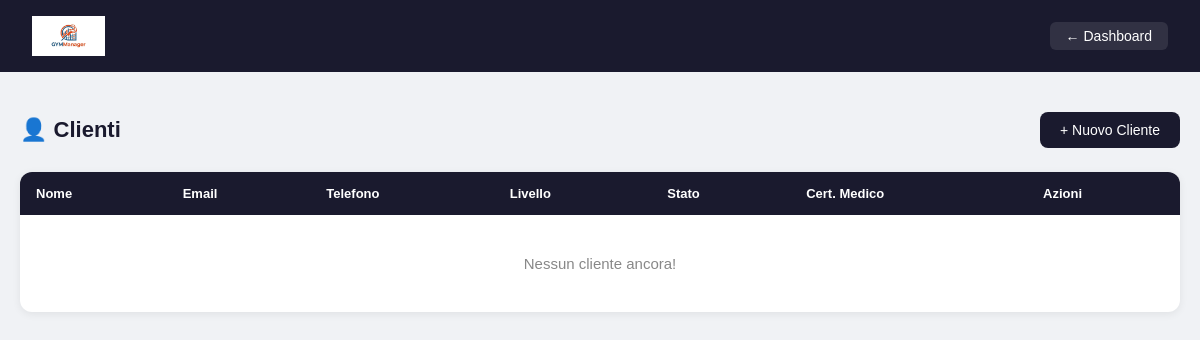
/palestra/pages/clienti.php (signed in), run on an earlier commit of the app's database.
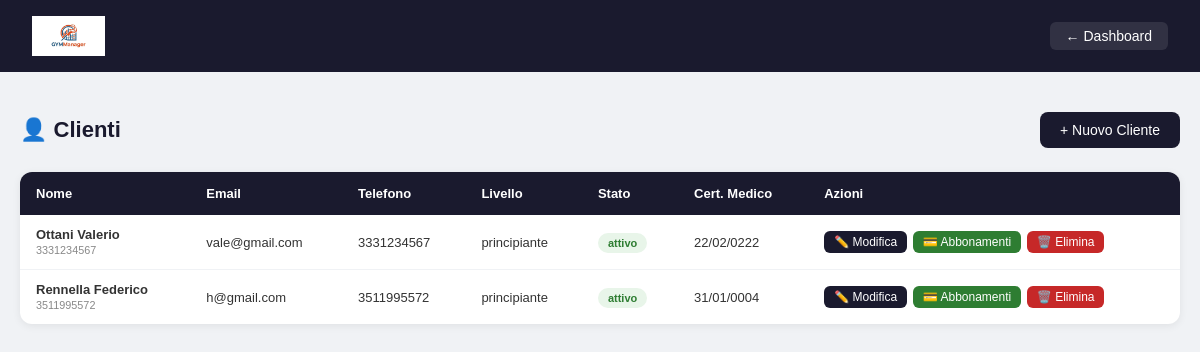
And on a later commit of the database.
### tables this page shows
CREATE TABLE `cliente` (
  `id_persona` int(11) NOT NULL,
  `stato_iscrizione` enum('attivo','sospeso','scaduto') NOT NULL DEFAULT 'attivo',
  `data_iscrizione` date NOT NULL,
  `certificato_medico_scadenza` date DEFAULT NULL,
  `obiettivo` varchar(200) DEFAULT NULL,
  `livello` enum('principiante','intermedio','avanzato') NOT NULL DEFAULT 'principiante'
);

CREATE TABLE `persona` (
  `id_persona` int(11) NOT NULL,
  `username` varchar(50) NOT NULL,
  `email` varchar(100) NOT NULL,
  `password` varchar(255) NOT NULL,
  `nome` varchar(50) NOT NULL,
  `cognome` varchar(50) NOT NULL,
  `telefono` varchar(20) DEFAULT NULL,
  `ruolo` enum('admin','cliente','istruttore') NOT NULL DEFAULT 'cliente'
);

### palestra/pages/clienti.php (the view, shortened to what this page needs)
<?php
require_once "../config/db.php";
$clienti = $pdo->query("
    SELECT P.id_persona, P.nome, P.cognome, P.email, P.telefono,
           C.stato_iscrizione, C.livello, C.certificato_medico_scadenza
    FROM PERSONA P
    JOIN CLIENTE C ON P.id_persona = C.id_persona
    ORDER BY P.cognome, P.nome
")->fetchAll();
?>
<!DOCTYPE html>
<html lang="it">
<head>
</head>
<body>
<div class="navbar">
    <img src="../assets/logo.jpg" style="height:40px;">
    <a href="dashboard.php">← Dashboard</a>
</div>
<div class="contenuto">
    <div class="intestazione">
        <h2>👤 Clienti</h2>
        <a class="btn" href="nuovo_cliente.php">+ Nuovo Cliente</a>
    </div>
    <table>
        <thead>
            <tr>
                <th>Nome</th>
                <th>Email</th>
                <th>Telefono</th>
                <th>Livello</th>
                <th>Stato</th>
                <th>Cert. Medico</th>
                <th>Azioni</th>
            </tr>
        </thead>
        <tbody>
            <?php if(empty($clienti)): ?>
            <tr>
                <td colspan="7" class="nessun-cliente">Nessun cliente ancora!</td>
            </tr>
            <?php else: ?>
            <?php foreach($clienti as $c): ?>
            <tr>
                <td>
                    <strong><?= htmlspecialchars($c['cognome'].' '.$c['nome']) ?></strong>
                    <br><small style="color:#888"><?= htmlspecialchars($c['telefono']) ?></small>
                </td>
                <td><?= htmlspecialchars($c['email']) ?></td>
                <td><?= htmlspecialchars($c['telefono']) ?></td>
                <td><?= htmlspecialchars($c['livello']) ?></td>
                <td>
                    <span class="badge <?= $c['stato_iscrizione'] ?>">
                        <?= $c['stato_iscrizione'] ?>
                    </span>
                </td>
                <td><?= $c['certificato_medico_scadenza'] ? date('d/m/Y', strtotime($c['certificato_medico_scadenza'])) : '—' ?></td>
                <td>
                    <a class="btn-azione btn-modifica" href="modifica_cliente.php?id=<?= $c['id_persona'] ?>">✏️ Modifica</a>
                    <a class="btn-azione btn-abbonamento" href="abbonamenti.php?id_cliente=<?= $c['id_persona'] ?>">💳 Abbonamenti</a>
                    <a class="btn-azione btn-elimina" href="elimina_cliente.php?id=<?= $c['id_persona'] ?>" onclick="return confirm('Sei sicuro?')">🗑️ Elimina</a>
                </td>
            </tr>
            <?php endforeach; ?>
            <?php endif; ?>
        </tbody>
    </table>
</div>
</body>
</html>

### palestra/pages/clienti.php (style rules this page uses)
* { margin: 0; padding: 0; box-sizing: border-box; }
body { font-family: Arial, sans-serif; background: #f0f2f5; }
.navbar { background: #1a1a2e; color: white; padding: 16px 32px; display: flex; justify-content: space-between; align-items: center; }
.navbar a { color: white; text-decoration: none; font-size: 14px; background: rgba(255,255,255,0.1); padding: 6px 16px; border-radius: 6px; }
.contenuto { max-width: 1200px; margin: 40px auto; padding: 0 20px; }
.intestazione { display: flex; justify-content: space-between; align-items: center; margin-bottom: 24px; }
.intestazione h2 { font-size: 22px; color: #1a1a2e; }
.btn { background: #1a1a2e; color: white; padding: 10px 20px; border-radius: 8px; text-decoration: none; font-size: 14px; }
table { width: 100%; background: white; border-radius: 12px; box-shadow: 0 2px 8px rgba(0,0,0,0.07); border-collapse: collapse; overflow: hidden; }
th { background: #1a1a2e; color: white; padding: 14px 16px; text-align: left; font-size: 13px; }
td { padding: 12px 16px; font-size: 13px; border-bottom: 1px solid #f0f2f5; color: #333; vertical-align: middle; }
tr:last-child td { border-bottom: none; }
.badge { padding: 4px 10px; border-radius: 20px; font-size: 11px; font-weight: bold; }
.badge.attivo { background: #e8f5e9; color: #2e7d32; }
.btn-azione { color: white; padding: 4px 10px; border-radius: 6px; text-decoration: none; font-size: 12px; display: inline-block; margin: 2px 2px 2px 0; }
.btn-modifica { background: #1a1a2e; }
.btn-abbonamento { background: #2e7d32; }
.btn-elimina { background: #c62828; }
.nessun-cliente { text-align: center; padding: 40px; color: #888; font-size: 15px; }

What changed in the data, as far as the page shows it:
added cliente: id_persona.nome "Ottani Valerio", id_persona.telefono "3331234567", id_persona.email "vale@gmail.com", livello "principiante", stato_iscrizione "attivo", certificato_medico_scadenza "22/02/0222"
added cliente: id_persona.nome "Rennella Federico", id_persona.telefono "3511995572", id_persona.email "h@gmail.com", livello "principiante", stato_iscrizione "attivo", certificato_medico_scadenza "31/01/0004"
Also different on the page:
text no longer shown: "Nessun cliente ancora!"
